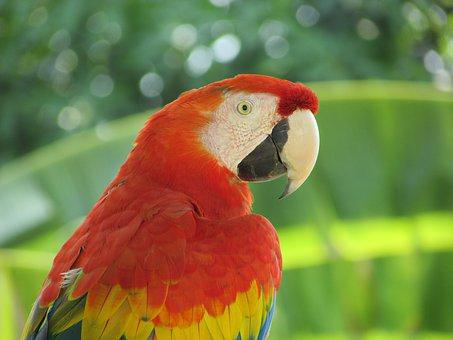
#> input picture Lab4/images/Parrot.png, 453 x 340 px
$ jupyter execute Lab4.ipynb
#> lines starting #> are read from the running program, lines starting #| are printed output that depends on the picture; after the words box and inside, x2 and y2 are one past the last pixel; in counts of white or black regions, pixels touching at a corner belong together
# Lab 4 – Intensity Transformations and Filtering in the Spatial Domain

the solution of the tasks its in the bottom

Ali Jafar Altaweel
2240006456
7MA2

[cell 1]
import cv2
import numpy as np
import matplotlib.pyplot as plt

## 1. Thresholding

[cell 2]
import cv2
# Load the image in grayscale
# img = cv2.imread('../images/Parrot.png', cv2.IMREAD_GRAYSCALE)   # <- manual path
img = cv2.imread('./images/Parrot.png', cv2.IMREAD_GRAYSCALE)      # image kept inside the Lab4 folder
# Set the threshold values
threshold_values = [0, 50, 100, 150, 200]
# Apply thresholding with different threshold values
plt.figure(figsize=(16, 7))
for k, threshold_value in enumerate(threshold_values):
    ret, thresh = cv2.threshold(img, threshold_value, 255, cv2.THRESH_BINARY)
    # cv2.imshow(f'Thresholded Image ({threshold_value})', thresh)
    plt.subplot(2, 3, k + 2)
    plt.imshow(thresh, cmap='gray', vmin=0, vmax=255)
    plt.title(f'Thresholded Image ({threshold_value})')
    plt.axis('off')
#> this loop made 5 passes
#> ret on passes 1 to 5: 0, 50, 100, 150, 200
#> pass 1, `ret, thresh = cv2.threshold(img, threshold_value, 255, cv2.THRESH_BINA..`:
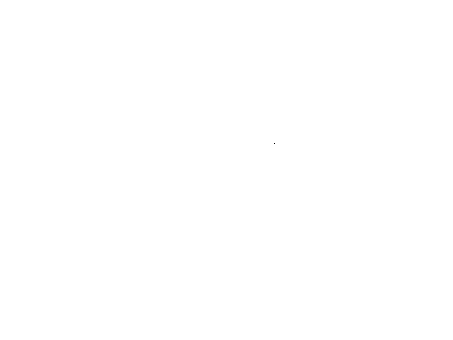
#> thresh: shape (340, 453); 100% white; black in thin lines or dots, all inside (x1, y1, x2, y2) = (274, 143, 275, 144)
# Display the original image
# cv2.imshow('Original Image', img)
# cv2.waitKey(0)
# cv2.destroyAllWindows()
plt.subplot(2, 3, 1)
plt.imshow(img, cmap='gray', vmin=0, vmax=255)
plt.title('Original Image')
plt.axis('off')
plt.tight_layout()
plt.show()

[cell 3]
# how much of the image becomes foreground (white) for each threshold
print(f"{'threshold':>9} | {'white pixels':>12} | {'white %':>7}")
print('-' * 36)
for t in threshold_values:
    _, th = cv2.threshold(img, t, 255, cv2.THRESH_BINARY)
    print(f"{t:>9} | {int((th == 255).sum()):>12} | {100 * (th == 255).mean():>6.1f}%")
#> this loop made 5 passes
#|         0 |       154019 |  100.0%
#|        50 |       152614 |   99.1%
#|       100 |        96844 |   62.9%
#|       150 |        29315 |   19.0%
#|       200 |         4679 |    3.0%

# Otsu picks the threshold automatically from the histogram
otsu_t, otsu = cv2.threshold(img, 0, 255, cv2.THRESH_BINARY + cv2.THRESH_OTSU)
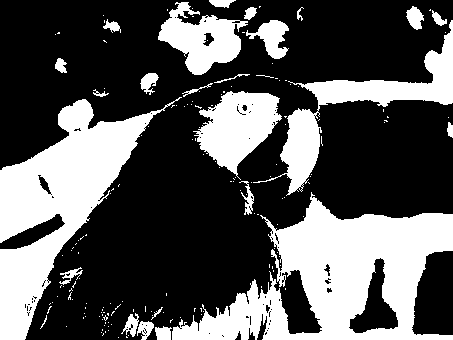
#> otsu: shape (340, 453); 33.7% white; 168 white regions (143 under 20 px), largest, box (x1, y1, x2, y2) and area: (172, 192, 453, 340) 19226, (0, 97, 182, 340) 15273, (253, 20, 453, 196) 6214
#> otsu_t = 128
print("\nOtsu threshold :", otsu_t)
#| Otsu threshold : 128.0

plt.figure(figsize=(14, 4))
plt.subplot(1, 2, 1)
plt.hist(img.ravel(), bins=256, range=(0, 256))
for t in threshold_values:
    plt.axvline(t, color='gray', ls='--', lw=1)
plt.axvline(otsu_t, color='r', lw=2, label=f'Otsu = {otsu_t:.0f}')
plt.title('histogram of the parrot and the thresholds')
plt.xlabel('gray level')
plt.legend()
plt.subplot(1, 2, 2)
plt.imshow(otsu, cmap='gray')
plt.title(f'Otsu thresholding ({otsu_t:.0f})')
plt.axis('off')
plt.tight_layout()
plt.show()

## 2. Histogram processing

[cell 4]
import matplotlib
import matplotlib.pyplot as plt
import numpy as np
from skimage import data, img_as_float
from skimage import exposure

[cell 5]
img = data.moon()
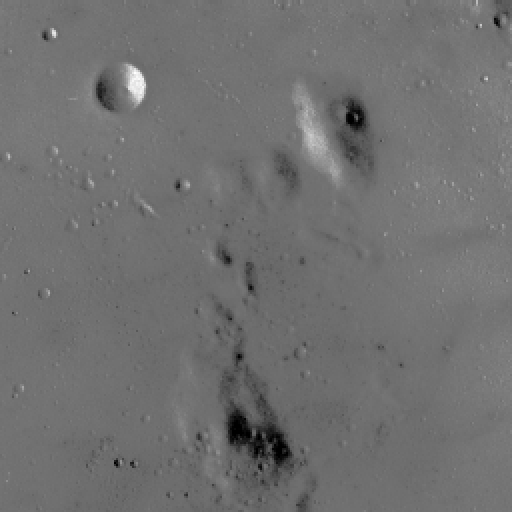
#> input picture skimage.data.moon(), 512 x 512 px
#> img is the input picture: shape (512, 512); min 0, max 255, mean 112.2
print("moon :", img.shape, img.dtype, " min/max =", img.min(), img.max())
#| moon : (512, 512) uint8  min/max = 0 255

[cell 6]
# Contrast stretching
p2, p98 = np.percentile(img, (2, 98))
#> p2 = 78; p98 = 129
img_rescale = exposure.rescale_intensity(img, in_range=(p2, p98))
print("2nd percentile =", p2, " 98th percentile =", p98)
#| 2nd percentile = 78.0  98th percentile = 129.0
print("after stretching : min/max =", img_rescale.min(), img_rescale.max())
#| after stretching : min/max = 0 255

[cell 7]
fig = plt.figure(figsize=(10, 7))
fig.add_subplot(2, 1, 1)
plt.imshow(img, cmap = 'gray')
plt.axis('off')
plt.title('Original image')
fig.add_subplot(2, 1, 2)
plt.hist(img.flat, bins = 256, range=(0, 255))
plt.xlabel('gray level values')
plt.ylabel('Number of pixels')
plt.show()

fig = plt.figure(figsize=(10, 7))
fig.add_subplot(2, 1, 1)
plt.imshow(img_rescale, cmap = 'gray')
plt.axis('off')
plt.title('Contrast stretch')
fig.add_subplot(2, 1, 2)
plt.hist(img_rescale.flat, bins = 256, range=(0, 255))
plt.xlabel('gray level values')
plt.ylabel('Number of pixels')
plt.show()

[cell 8]
def show_with_hist(image, title, bins_range=(0, 255)):
    """Image on the left, histogram + cumulative histogram on the right."""
    fig, (a1, a2) = plt.subplots(1, 2, figsize=(14, 4.5))
    a1.imshow(image, cmap='gray', vmin=bins_range[0], vmax=bins_range[1])
    a1.set_title(title)
    a1.axis('off')
    a2.hist(image.ravel(), bins=256, range=bins_range)
    a2.set_xlabel('gray level values')
    a2.set_ylabel('Number of pixels')
    cdf, centers = exposure.cumulative_distribution(image, 256)
    a3 = a2.twinx()
    a3.plot(centers, cdf, 'r')
    a3.set_ylabel('cumulative fraction', color='r')
    a3.set_ylim(0, 1.02)
    a2.set_title(f'histogram  (used range {image.min()} - {image.max()})')
    plt.tight_layout()
    plt.show()

## 3. Student tasks

### Task 1
Using the same "moon image" Rescale intensity values to include all the intensities that fall within the 3rd and 80th percentiles, and plot the histogram

### Task 2
Using the same "moon image" and the exposure.equalize_hist function, display the image and the histogram of the image after flattening the histogram.

### Task 3
Use the rocket (as reference) and Chelsea images (from skimage.data) and implement histogram matching

### Task 1 Solution – Contrast stretching between the 3rd and 80th percentiles

[cell 9]
p3, p80 = np.percentile(img, (3, 80))
#> p3 = 87; p80 = 118
img_rescale_3_80 = exposure.rescale_intensity(img, in_range=(p3, p80))
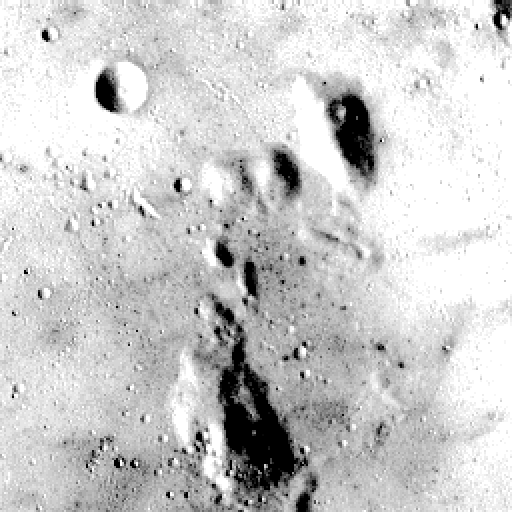
#> img_rescale_3_80: shape (512, 512); min 0, max 255, mean 203.7

print("3rd percentile =", p3, "  80th percentile =", p80)
#| 3rd percentile = 87.0   80th percentile = 118.0
print("pixels below p3  (become 0)   :", int((img < p3).sum()), f"({100 * (img < p3).mean():.1f}%)")
#| pixels below p3  (become 0)   : 7464 (2.8%)
print("pixels above p80 (become 255) :", int((img > p80).sum()), f"({100 * (img > p80).mean():.1f}%)")
#| pixels above p80 (become 255) : 43340 (16.5%)

show_with_hist(img, 'Original image')
#> in show_with_hist, `cdf, centers = exposure.cumulative_distribution(image, 256)`: cdf = 256 values from 0.000916 to 1; centers = 256 values from 0 to 255
show_with_hist(img_rescale_3_80, 'Contrast stretch (3rd - 80th percentiles)')

[cell 10]
# comparison with the 2 - 98 stretch of the manual
plt.figure(figsize=(15, 4.5))
for k, (im, t) in enumerate([(img, 'original'), (img_rescale, 'stretch 2% - 98%'),
                             (img_rescale_3_80, 'stretch 3% - 80%')]):
    plt.subplot(1, 3, k + 1)
    plt.imshow(im, cmap='gray', vmin=0, vmax=255)
    plt.title(f'{t}\nmean = {im.mean():.1f}  std = {im.std():.1f}')
    plt.axis('off')
#> this loop made 3 passes
#> t on passes 1 to 3: 'original', 'stretch 2% - 98%', 'stretch 3% - 80%'
plt.tight_layout()
plt.show()

Explanation: the 80th percentile is much lower than the 98th, so the input range that gets stretched over 0-255 is narrower. The mid tones gain more contrast, but the brightest 20% of the pixels are all clipped to 255, which shows up as a tall spike at the right end of the histogram and as burned-out white areas on the moon surface.

### Task 2 Solution – Histogram equalization

[cell 11]
img_eq = exposure.equalize_hist(img)           # returns floats in [0, 1]
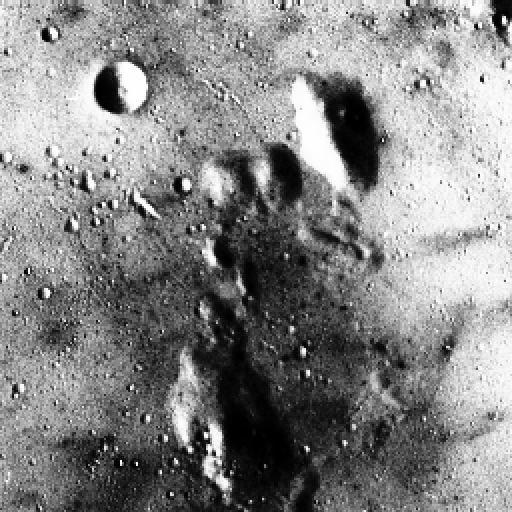
#> img_eq: shape (512, 512) float64; min 0.000916, max 1, mean 0.525
print("equalize_hist output :", img_eq.dtype, " min/max =", round(img_eq.min(), 4), round(img_eq.max(), 4))
#| equalize_hist output : float64  min/max = 0.0009 1.0

# convert back to 0..255 so the histogram can be compared with the original one
from skimage import img_as_ubyte
img_eq_u8 = img_as_ubyte(img_eq)

show_with_hist(img, 'Original image')
show_with_hist(img_eq_u8, 'Histogram equalization')
#> call 4 of show_with_hist, with title = 'Histogram equalization', bins_range = (0, 255)
#> in show_with_hist (call 4), `cdf, centers = exposure.cumulative_distribution(image, 256)`: cdf = 256 values from 0.00191 to 1
#> in show_with_hist (call 4), `plt.show()`:
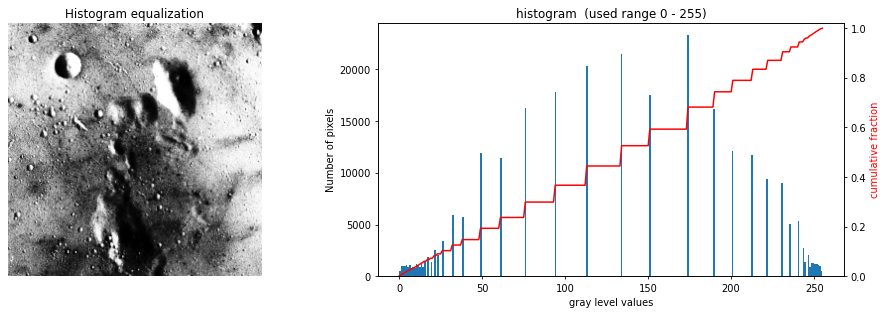
#> figure drawn by matplotlib, 3 panels; panel 2: tallest bar 23296 high, from x = 173.3 to 174.3; panel 3: curve peaks at x = 255, y = 1

[cell 12]
# the cumulative histogram of the equalized image is (almost) a straight line
cdf_o, c_o = exposure.cumulative_distribution(img, 256)
#> cdf_o = 256 values from 0.000916 to 1; c_o = 256 values from 0 to 255
cdf_e, c_e = exposure.cumulative_distribution(img_eq_u8, 256)
#> cdf_e = 256 values from 0.00191 to 1; c_e = 256 values from 0 to 255

plt.figure(figsize=(7, 5))
plt.plot(c_o, cdf_o, label='original')
plt.plot(c_e, cdf_e, label='equalized')
plt.plot([0, 255], [0, 1], 'k--', lw=1, label='ideal uniform')
plt.xlabel('gray level')
plt.ylabel('cumulative fraction of pixels')
plt.title('Cumulative distribution before / after equalization')
plt.legend()
plt.grid(alpha=0.3)
plt.show()

print("std original  :", round(float(img.std()), 1))
#| std original  : 13.3
print("std equalized :", round(float(img_eq_u8.std()), 1))
#| std equalized : 73.9
print("max distance of the equalized CDF from the ideal line :",
      round(float(np.abs(cdf_e - c_e / 255).max()), 3))
#| max distance of the equalized CDF from the ideal line : 0.085

Explanation: `equalize_hist` maps every gray level through the cumulative distribution of the image, so the output levels are spread over the whole range and the cumulative histogram becomes close to a straight line. The histogram is not perfectly flat, because pixels that share one input level must share one output level, so equalization can only move the bars apart, never split them.

### Task 3 Solution – Histogram matching

[cell 13]
from skimage.exposure import match_histograms

reference = data.rocket()
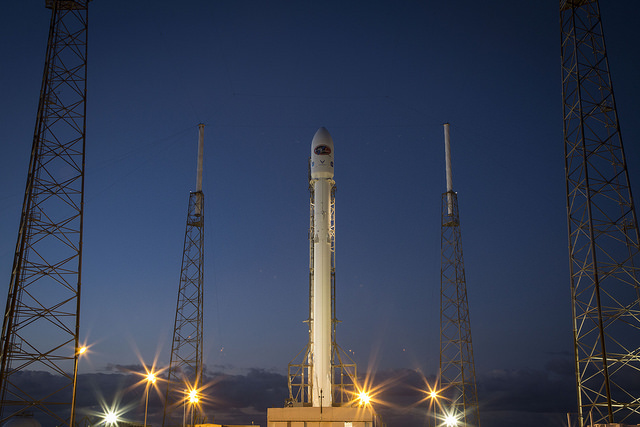
#> input picture skimage.data.rocket(), 640 x 427 px
#> reference is the input picture: shape (427, 640, 3); mean R, G, B 52.3, 61.3, 82.3
image = data.chelsea()
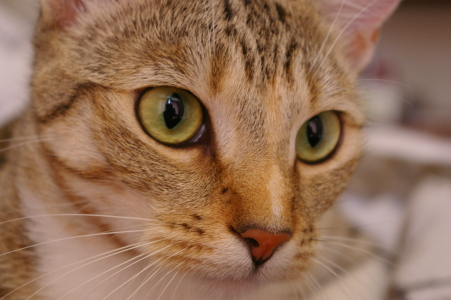
#> input picture skimage.data.chelsea(), 451 x 300 px
#> image is the input picture: shape (300, 451, 3); mean R, G, B 147.7, 111.4, 86.8
print("reference (rocket) :", reference.shape, reference.dtype)
#| reference (rocket) : (427, 640, 3) uint8
print("image (chelsea)    :", image.shape, image.dtype)
#| image (chelsea)    : (300, 451, 3) uint8

matched = match_histograms(image, reference, channel_axis=-1)
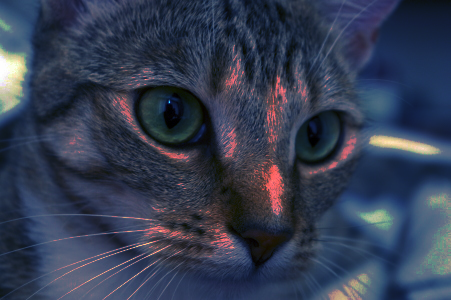
#> matched: shape (300, 451, 3); mean R, G, B 52.1, 60.8, 81.7

fig, axes = plt.subplots(1, 3, figsize=(16, 4.5))
for ax, (im, t) in zip(axes, [(image, 'Source (chelsea)'), (reference, 'Reference (rocket)'),
                              (matched, 'Matched')]):
    ax.imshow(im.astype(np.uint8))
    ax.set_title(t)
    ax.axis('off')
#> this loop made 3 passes
plt.tight_layout()
plt.show()

[cell 14]
# histograms and cumulative histograms of every channel
fig, axes = plt.subplots(3, 3, figsize=(14, 9))
colors = ['red', 'green', 'blue']
for col, (im, t) in enumerate([(image, 'Source'), (reference, 'Reference'), (matched, 'Matched')]):
    axes[0, col].set_title(t)
    for ch, color in enumerate(colors):
        hist, bins = exposure.histogram(im[..., ch].astype(np.uint8), source_range='dtype')
        axes[ch, col].plot(bins, hist / hist.max(), color=color)
        cdf, cbins = exposure.cumulative_distribution(im[..., ch].astype(np.uint8))
        axes[ch, col].plot(cbins, cdf, 'k')
        axes[ch, 0].set_ylabel(color)
#> this loop made 3 passes
plt.tight_layout()
plt.show()
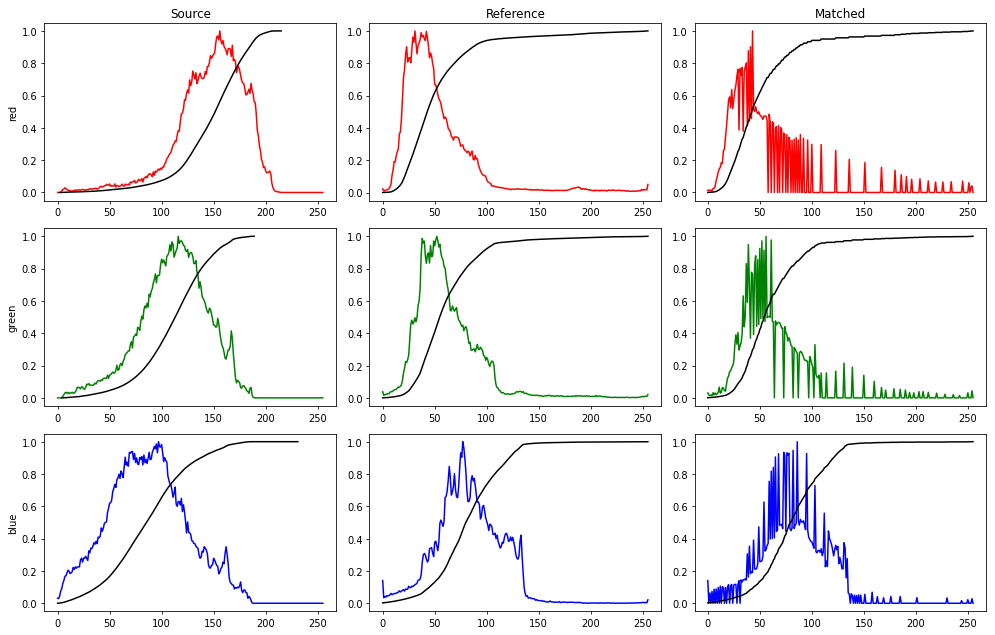
#> figure drawn by matplotlib, 9 panels; panel 1: curve peaks at x = 156, y = 1; panel 1: curve peaks at x = 215, y = 1; panel 2: curve peaks at x = 31, y = 1; panel 2: curve peaks at x = 255, y = 1

[cell 15]
# numeric check : after matching, the per-channel statistics follow the reference
print(f"{'channel':>7} | {'source mean':>11} | {'reference mean':>14} | {'matched mean':>12} | {'max CDF gap':>11}")
print('-' * 70)
for ch, name in enumerate(['R', 'G', 'B']):
    cdf_r, b_r = exposure.cumulative_distribution(reference[..., ch])
    cdf_m, b_m = exposure.cumulative_distribution(matched[..., ch].astype(np.uint8))
    gap = np.abs(np.interp(np.arange(256), b_r, cdf_r) - np.interp(np.arange(256), b_m, cdf_m)).max()
    print(f"{name:>7} | {image[..., ch].mean():>11.1f} | {reference[..., ch].mean():>14.1f} | "
          f"{matched[..., ch].mean():>12.1f} | {gap:>11.3f}")
#> this loop made 3 passes
#> gap on passes 1 to 3: 0.0187, 0.0174, 0.0151
#> (printed output is left out)

$ run again, with Lab4/images/chelsea.png copied over Lab4/images/Parrot.png
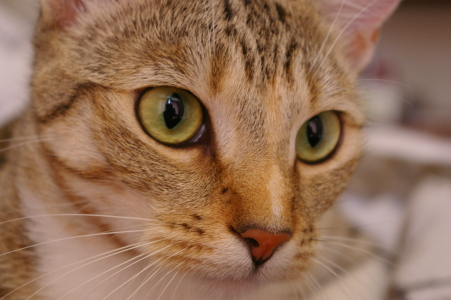
#> input picture Lab4/images/chelsea.png, 451 x 300 px
#> the loop `for k, threshold_value in enumerate(threshold_values):` made 5 passes
#> ret on passes 1 to 5: 0, 50, 100, 150, 200
#> the loop `for t in threshold_values:` made 5 passes
#|         0 |       135300 |  100.0%
#|        50 |       130947 |   96.8%
#|       100 |       100550 |   74.3%
#|       150 |        22005 |   16.3%
#|       200 |            0 |    0.0%
#> otsu: shape (300, 451); 57% white; 323 black regions (277 under 20 px), largest, box (x1, y1, x2, y2) and area: (0, 67, 451, 300) 32310, (358, 0, 451, 141) 8363, (214, 0, 325, 110) 5404
#> otsu_t = 115
#| Otsu threshold : 115.0
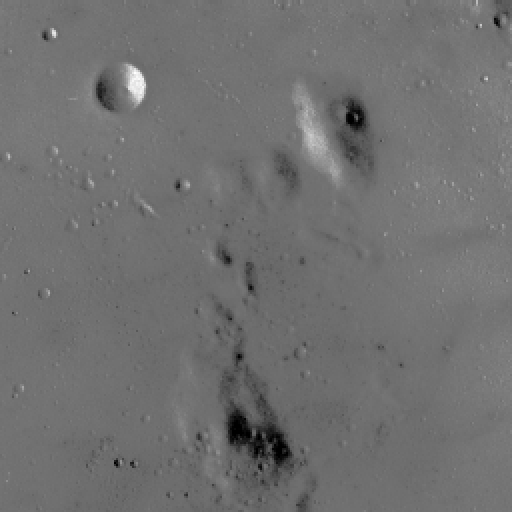
#> input picture skimage.data.moon(), 512 x 512 px
#> img is the input picture: shape (512, 512); min 0, max 255, mean 112.2
#| moon : (512, 512) uint8  min/max = 0 255
#> p2 = 78; p98 = 129
#| 2nd percentile = 78.0  98th percentile = 129.0
#| after stretching : min/max = 0 255
#> p3 = 87; p80 = 118
#| 3rd percentile = 87.0   80th percentile = 118.0
#| pixels below p3  (become 0)   : 7464 (2.8%)
#| pixels above p80 (become 255) : 43340 (16.5%)
#> cdf = 256 values from 0.000916 to 1; centers = 256 values from 0 to 255
#> the loop `for k, (im, t) in enumerate([(img, 'original'), (img_rescale, 'stretch..` made 3 passes
#> t on passes 1 to 3: 'original', 'stretch 2% - 98%', 'stretch 3% - 80%'
#| equalize_hist output : float64  min/max = 0.0009 1.0
#> cdf_o = 256 values from 0.000916 to 1; c_o = 256 values from 0 to 255
#> cdf_e = 256 values from 0.00191 to 1; c_e = 256 values from 0 to 255
#| std original  : 13.3
#| std equalized : 73.9
#| max distance of the equalized CDF from the ideal line : 0.085
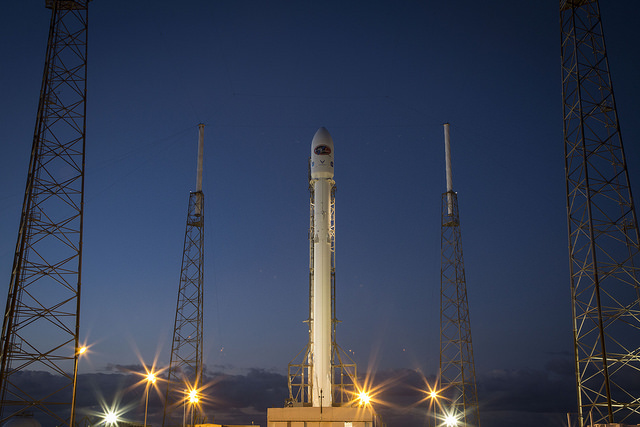
#> input picture skimage.data.rocket(), 640 x 427 px
#> reference is the input picture: shape (427, 640, 3); mean R, G, B 52.3, 61.3, 82.3
#| reference (rocket) : (427, 640, 3) uint8
#| image (chelsea)    : (300, 451, 3) uint8
#> the loop `for ax, (im, t) in zip(axes, [(image, 'Source (chelsea)'), (reference,..` made 3 passes
#> the loop `for col, (im, t) in enumerate([(image, 'Source'), (reference, 'Referen..` made 3 passes
#> the loop `for ch, name in enumerate(['R', 'G', 'B']):` made 3 passes
#> gap on passes 1 to 3: 0.0187, 0.0174, 0.0151
#> (printed output is left out)

$ run again, with Lab4/images/rocket.png copied over Lab4/images/Parrot.png
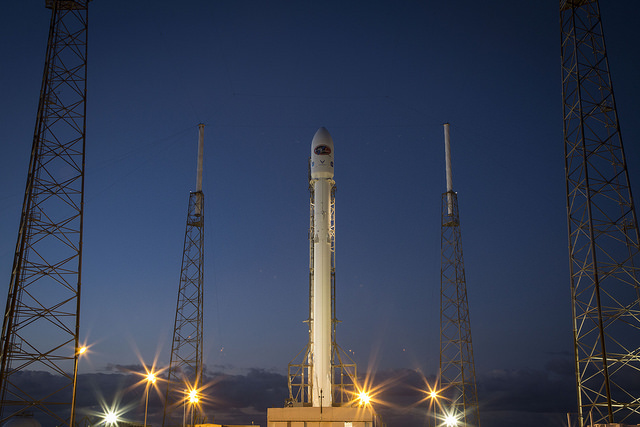
#> input picture Lab4/images/rocket.png, 640 x 427 px
#> the loop `for k, threshold_value in enumerate(threshold_values):` made 5 passes
#> ret on passes 1 to 5: 0, 50, 100, 150, 200
#> the loop `for t in threshold_values:` made 5 passes
#|         0 |       273215 |  100.0%
#|        50 |       156753 |   57.4%
#|       100 |        19795 |    7.2%
#|       150 |         5524 |    2.0%
#|       200 |         1940 |    0.7%
#> otsu: shape (427, 640); 24.2% white; 484 white regions (439 under 20 px), largest, box (x1, y1, x2, y2) and area: (13, 130, 475, 427) 56193, (19, 273, 78, 315) 1814, (28, 233, 80, 266) 1158
#> otsu_t = 74
#| Otsu threshold : 74.0
#| moon : (512, 512) uint8  min/max = 0 255
#> p2 = 78; p98 = 129
#| 2nd percentile = 78.0  98th percentile = 129.0
#| after stretching : min/max = 0 255
#> p3 = 87; p80 = 118
#| 3rd percentile = 87.0   80th percentile = 118.0
#| pixels below p3  (become 0)   : 7464 (2.8%)
#| pixels above p80 (become 255) : 43340 (16.5%)
#> cdf = 256 values from 0.000916 to 1; centers = 256 values from 0 to 255
#> the loop `for k, (im, t) in enumerate([(img, 'original'), (img_rescale, 'stretch..` made 3 passes
#> t on passes 1 to 3: 'original', 'stretch 2% - 98%', 'stretch 3% - 80%'
#| equalize_hist output : float64  min/max = 0.0009 1.0
#> cdf_o = 256 values from 0.000916 to 1; c_o = 256 values from 0 to 255
#> cdf_e = 256 values from 0.00191 to 1; c_e = 256 values from 0 to 255
#| std original  : 13.3
#| std equalized : 73.9
#| max distance of the equalized CDF from the ideal line : 0.085
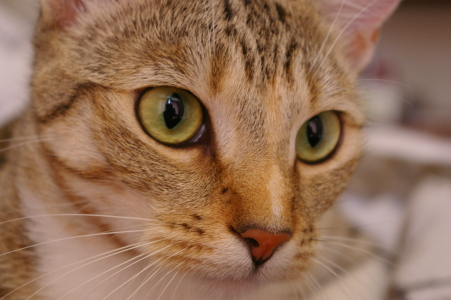
#> input picture skimage.data.chelsea(), 451 x 300 px
#> image is the input picture: shape (300, 451, 3); mean R, G, B 147.7, 111.4, 86.8
#| reference (rocket) : (427, 640, 3) uint8
#| image (chelsea)    : (300, 451, 3) uint8
#> the loop `for ax, (im, t) in zip(axes, [(image, 'Source (chelsea)'), (reference,..` made 3 passes
#> the loop `for col, (im, t) in enumerate([(image, 'Source'), (reference, 'Referen..` made 3 passes
#> the loop `for ch, name in enumerate(['R', 'G', 'B']):` made 3 passes
#> gap on passes 1 to 3: 0.0187, 0.0174, 0.0151
#> (printed output is left out)
